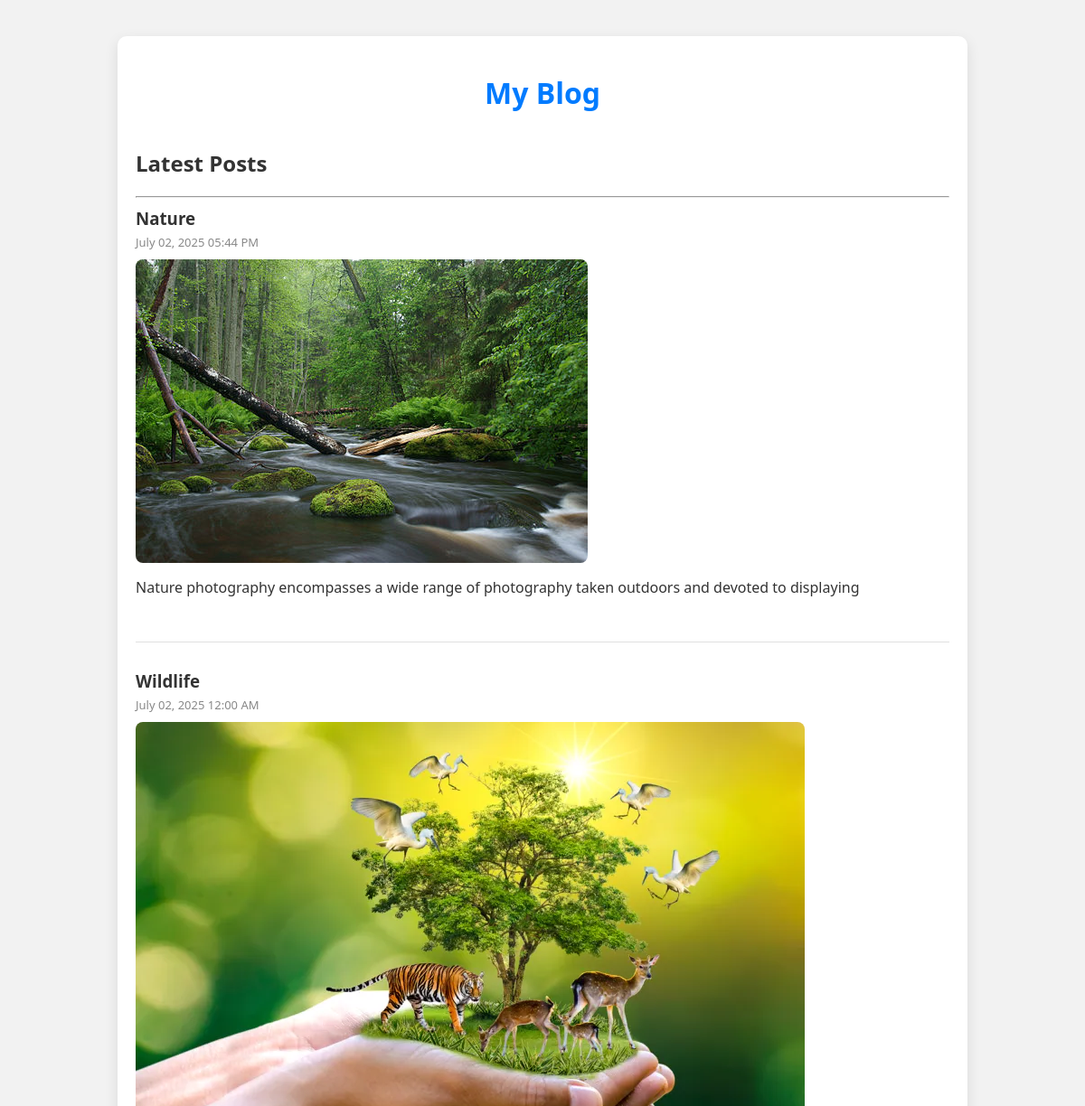
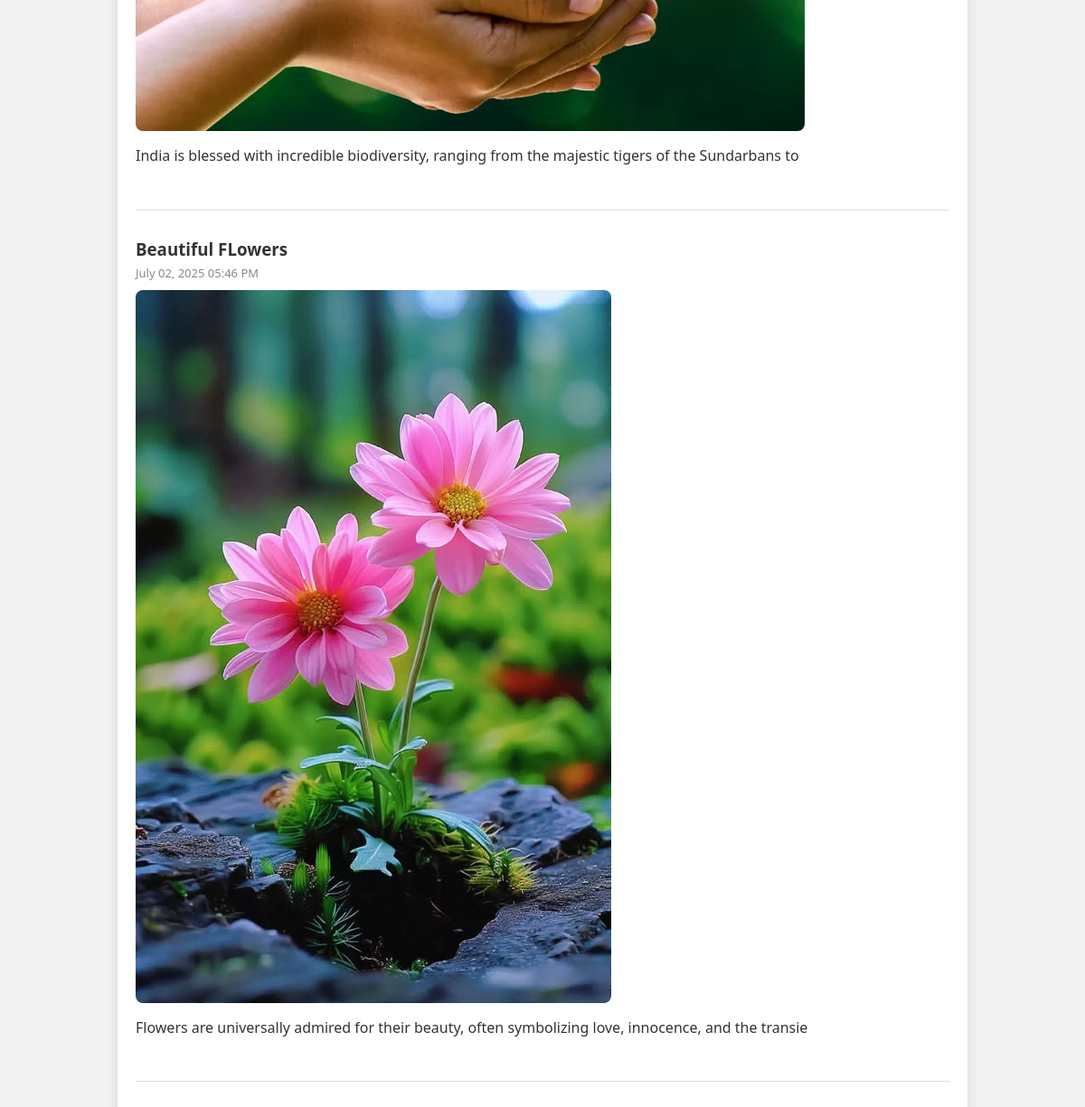
The page / on the database its author committed (2 pictures, top to bottom).
### blog/models.py (models this page shows, shortened)
class Post(models.Model):
    title = models.CharField(max_length=100)
    public_date = models.DateTimeField()
    image = models.ImageField(upload_to="images")
    body = models.TextField()
    def summary(self):
        return self.body[:100]
    def pub_date(self):
        return self.public_date.strftime("%B %d, %Y %I:%M %p")

### blog/views.py (the view)
# urls.py: path("", views.allpost,name="allpost"),
def allpost(request):
    post = Post.objects
    return render(request, 'posts.html', {'post': post})

### blog/templates/posts.html (shortened to what this page needs)
<!DOCTYPE html>
<html lang="en">
<head>
</head>
<body>
<div class="container">
    <h1>My Blog</h1>
    <h2>Latest Posts</h2>
    <hr/>
    {% for post in post.all %}
    <div class="post">
        <a href="{% url 'detail' post.id %}">
            <h3>{{ post.title }}</h3>
        </a>
        <div class="post-date">{{ post.pub_date }}</div>
        <img src="{{ post.image.url }}" alt="{{ post.title }}">
        <p>{{ post.summary }}</p>
    </div>
    {% endfor %}
</div>
</body>
</html>

### blog/templates/posts.html (style rules this page uses)
body { font-family: 'Segoe UI', Tahoma, Geneva, Verdana, sans-serif; background-color: #f2f2f2; margin: 0; padding: 0; color: #333; }
.container { max-width: 900px; margin: 40px auto; padding: 20px; background-color: #fff; border-radius: 10px; box-shadow: 0 5px 15px rgba(0, 0, 0, 0.1); }
h1 { text-align: center; color: #007bff; margin-bottom: 40px; }
.post { border-bottom: 1px solid #e0e0e0; padding-bottom: 30px; margin-bottom: 30px; }
.post img { max-width: 100%; height: auto; border-radius: 8px; margin-top: 10px; }
.post h3 { margin: 10px 0 5px; color: #333; }
.post a { text-decoration: none; }
.post-date { font-size: 13px; color: #888; }
p { line-height: 1.6; margin-top: 10px; }

### rows shown on the page
Post: title "Nature", pub_date "July 02, 2025 05:44 PM", image (picture), summary "Nature photography encompasses a wide range of photography taken outdoors and devoted to displaying"
Post: title "Wildlife", pub_date "July 02, 2025 12:00 AM", image (picture), summary "India is blessed with incredible biodiversity, ranging from the majestic tigers of the Sundarbans to"
Post: title "Beautiful FLowers", pub_date "July 02, 2025 05:46 PM", image (picture), summary "Flowers are universally admired for their beauty, often symbolizing love, innocence, and the transie"
